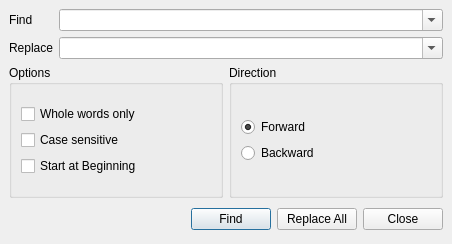
<ui version="4.0" >
 <class>ReplaceDialog</class>
 <widget class="QDialog" name="ReplaceDialog" >
  <property name="geometry" >
   <rect>
    <x>0</x>
    <y>0</y>
    <width>452</width>
    <height>244</height>
   </rect>
  </property>
  <property name="windowTitle" >
   <string>Replace Text</string>
  </property>
  <layout class="QGridLayout" >
   <property name="margin" >
    <number>9</number>
   </property>
   <property name="spacing" >
    <number>6</number>
   </property>
   <item row="0" column="0" >
    <layout class="QGridLayout" >
     <property name="margin" >
      <number>0</number>
     </property>
     <property name="spacing" >
      <number>6</number>
     </property>
     <item row="0" column="1" >
      <widget class="QComboBox" name="comboFind" >
       <property name="sizePolicy" >
        <sizepolicy>
         <hsizetype>7</hsizetype>
         <vsizetype>0</vsizetype>
         <horstretch>0</horstretch>
         <verstretch>0</verstretch>
        </sizepolicy>
       </property>
       <property name="editable" >
        <bool>true</bool>
       </property>
      </widget>
     </item>
     <item row="1" column="1" >
      <widget class="QComboBox" name="comboReplace" >
       <property name="sizePolicy" >
        <sizepolicy>
         <hsizetype>7</hsizetype>
         <vsizetype>0</vsizetype>
         <horstretch>0</horstretch>
         <verstretch>0</verstretch>
        </sizepolicy>
       </property>
       <property name="editable" >
        <bool>true</bool>
       </property>
      </widget>
     </item>
     <item row="1" column="0" >
      <widget class="QLabel" name="label_2" >
       <property name="sizePolicy" >
        <sizepolicy>
         <hsizetype>1</hsizetype>
         <vsizetype>1</vsizetype>
         <horstretch>0</horstretch>
         <verstretch>0</verstretch>
        </sizepolicy>
       </property>
       <property name="text" >
        <string>Replace</string>
       </property>
       <property name="buddy" >
        <cstring>comboReplace</cstring>
       </property>
      </widget>
     </item>
     <item row="0" column="0" >
      <widget class="QLabel" name="label" >
       <property name="sizePolicy" >
        <sizepolicy>
         <hsizetype>1</hsizetype>
         <vsizetype>1</vsizetype>
         <horstretch>0</horstretch>
         <verstretch>0</verstretch>
        </sizepolicy>
       </property>
       <property name="text" >
        <string>Find</string>
       </property>
       <property name="buddy" >
        <cstring>comboFind</cstring>
       </property>
      </widget>
     </item>
    </layout>
   </item>
   <item row="2" column="0" >
    <layout class="QHBoxLayout" >
     <property name="margin" >
      <number>0</number>
     </property>
     <property name="spacing" >
      <number>6</number>
     </property>
     <item>
      <spacer>
       <property name="orientation" >
        <enum>Qt::Horizontal</enum>
       </property>
       <property name="sizeHint" >
        <size>
         <width>131</width>
         <height>31</height>
        </size>
       </property>
      </spacer>
     </item>
     <item>
      <widget class="QPushButton" name="findButton" >
       <property name="text" >
        <string>Find</string>
       </property>
       <property name="default" >
        <bool>true</bool>
       </property>
      </widget>
     </item>
     <item>
      <widget class="QPushButton" name="replaceallButton" >
       <property name="text" >
        <string>Replace All</string>
       </property>
      </widget>
     </item>
     <item>
      <widget class="QPushButton" name="closeButton" >
       <property name="text" >
        <string>Close</string>
       </property>
      </widget>
     </item>
    </layout>
   </item>
   <item row="1" column="0" >
    <layout class="QHBoxLayout" >
     <property name="margin" >
      <number>0</number>
     </property>
     <property name="spacing" >
      <number>6</number>
     </property>
     <item>
      <widget class="QGroupBox" name="groupBox" >
       <property name="title" >
        <string>Options</string>
       </property>
       <layout class="QGridLayout" >
        <property name="margin" >
         <number>9</number>
        </property>
        <property name="spacing" >
         <number>6</number>
        </property>
        <item row="0" column="0" >
         <layout class="QVBoxLayout" >
          <property name="margin" >
           <number>0</number>
          </property>
          <property name="spacing" >
           <number>6</number>
          </property>
          <item>
           <widget class="QCheckBox" name="checkWords" >
            <property name="text" >
             <string>Whole words only</string>
            </property>
           </widget>
          </item>
          <item>
           <widget class="QCheckBox" name="checkCase" >
            <property name="text" >
             <string>Case sensitive</string>
            </property>
           </widget>
          </item>
          <item>
           <widget class="QCheckBox" name="checkBegin" >
            <property name="text" >
             <string>Start at Beginning</string>
            </property>
           </widget>
          </item>
         </layout>
        </item>
       </layout>
      </widget>
     </item>
     <item>
      <widget class="QGroupBox" name="groupBox_2" >
       <property name="title" >
        <string>Direction</string>
       </property>
       <layout class="QGridLayout" >
        <property name="margin" >
         <number>9</number>
        </property>
        <property name="spacing" >
         <number>6</number>
        </property>
        <item row="0" column="0" >
         <layout class="QVBoxLayout" >
          <property name="margin" >
           <number>0</number>
          </property>
          <property name="spacing" >
           <number>6</number>
          </property>
          <item>
           <widget class="QRadioButton" name="radioForward" >
            <property name="text" >
             <string>Forward</string>
            </property>
            <property name="checked" >
             <bool>true</bool>
            </property>
           </widget>
          </item>
          <item>
           <widget class="QRadioButton" name="radioBackward" >
            <property name="text" >
             <string>Backward</string>
            </property>
           </widget>
          </item>
         </layout>
        </item>
       </layout>
      </widget>
     </item>
    </layout>
   </item>
  </layout>
 </widget>
 <tabstops>
  <tabstop>comboFind</tabstop>
  <tabstop>comboReplace</tabstop>
  <tabstop>checkWords</tabstop>
  <tabstop>checkCase</tabstop>
  <tabstop>checkBegin</tabstop>
  <tabstop>radioForward</tabstop>
  <tabstop>radioBackward</tabstop>
  <tabstop>findButton</tabstop>
  <tabstop>replaceallButton</tabstop>
  <tabstop>closeButton</tabstop>
 </tabstops>
 <resources/>
 <connections/>
</ui>
